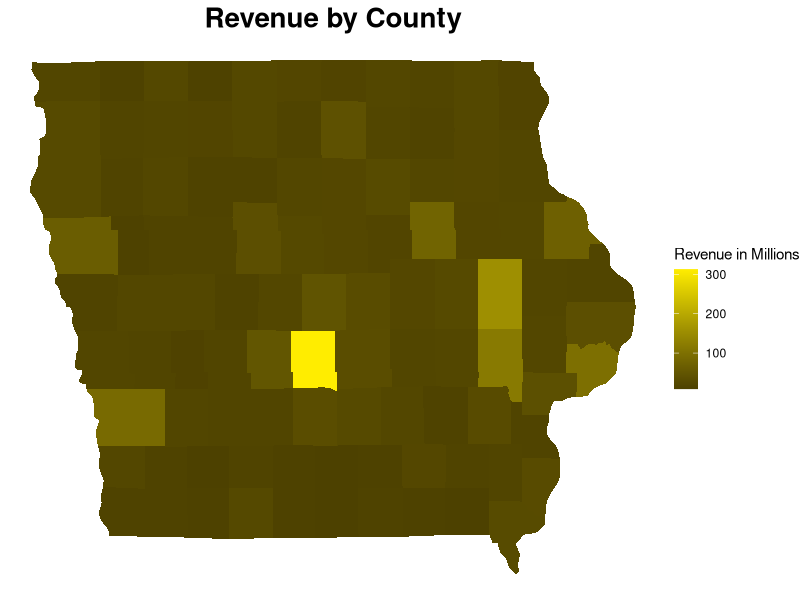
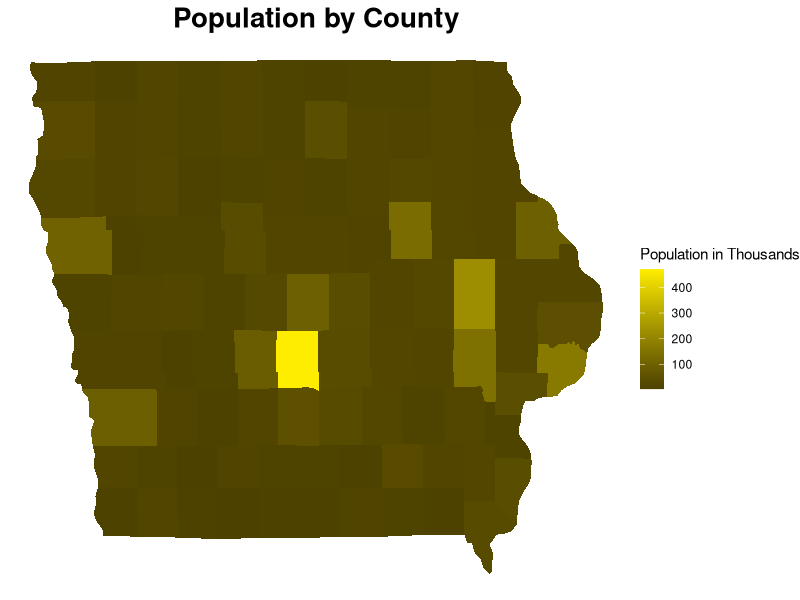
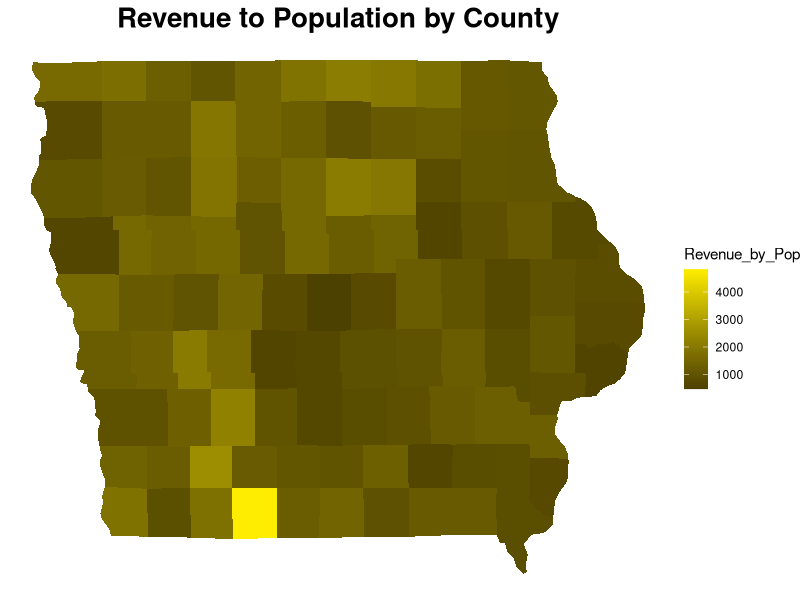
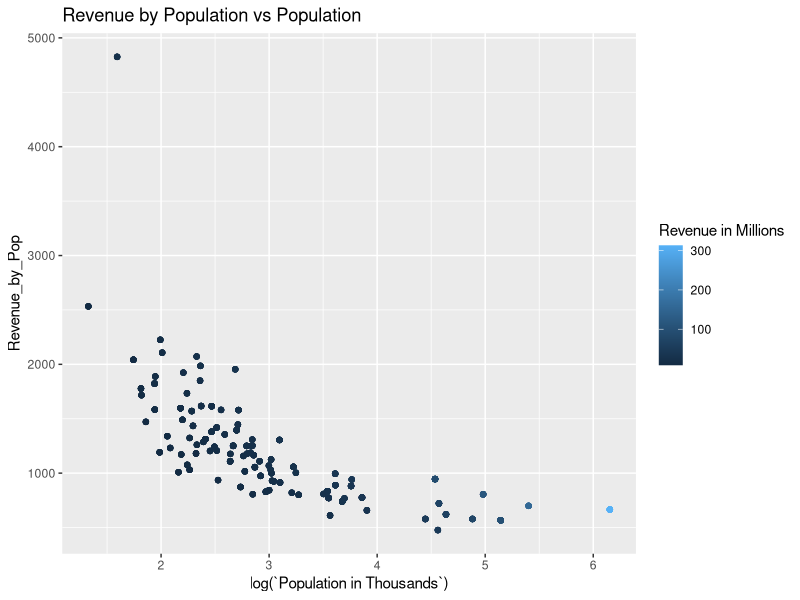
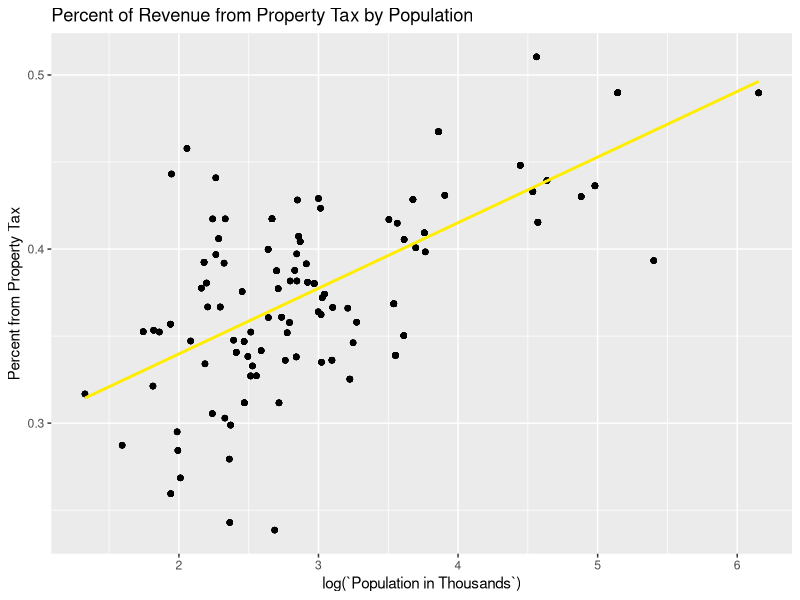
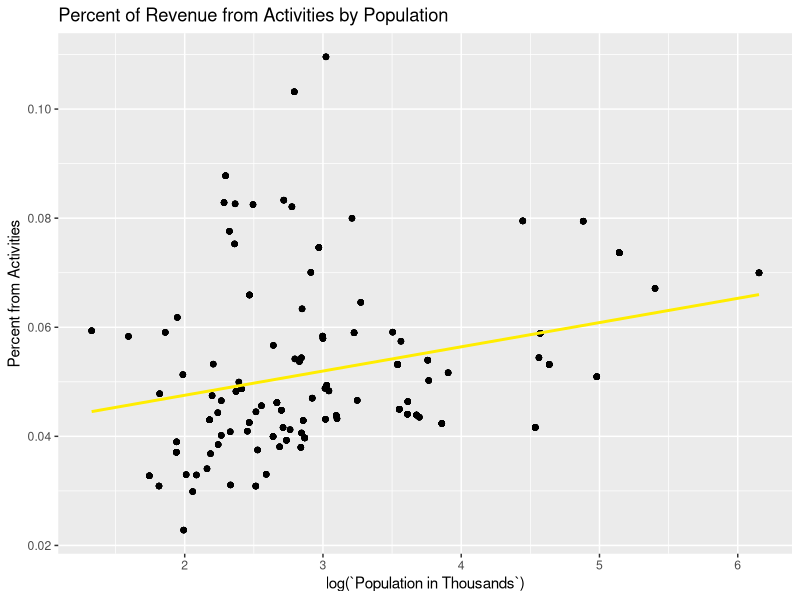
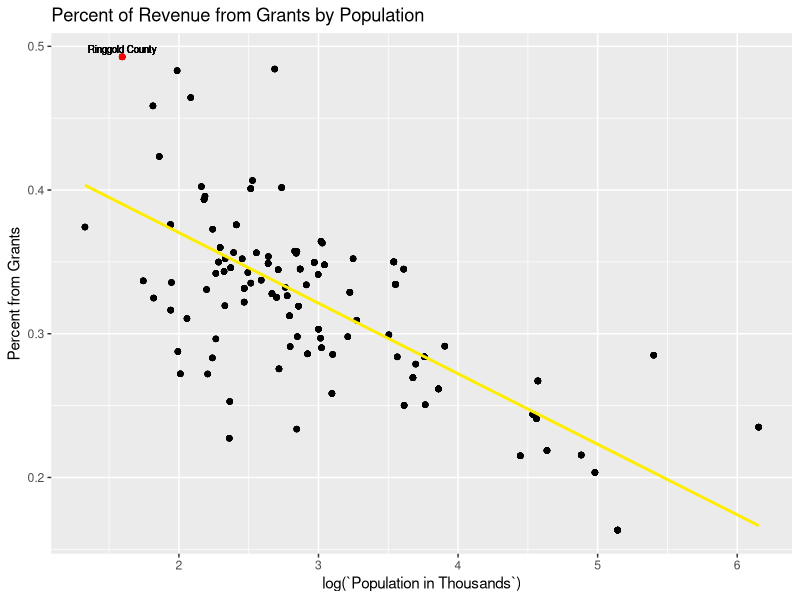
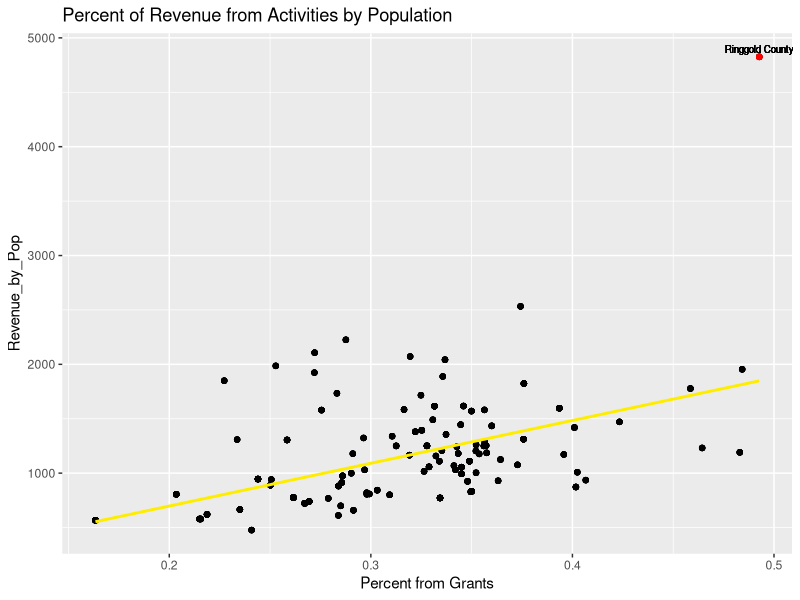

Source code (R) for these figures, in order:
## ---- chunk 1
knitr::opts_chunk$set(echo = TRUE)
## ---- chunk 2
library(tidyverse)
library(lubridate)

pop_raw <- read_csv("data/County_Population_in_Iowa_by_Year_20251123.csv")

# view(pop_raw)

income_raw <- read_csv("data/Annual_Personal_Income_for_State_of_Iowa_by_County_20251123.csv")

# view(income_raw)

rev_raw <- read_csv("data/County_Actual_Revenues_By_Type_By_Fiscal_Year_20251123.csv")

# view(rev_raw)

budget_raw <- read_csv("data/County_Budgeted_Expenditures_By_Service_Area_By_Fiscal_Year_20251123.csv")

# view(budget_raw)

spend_raw <- read_csv("data/County_Actual_Expenditures_by_Service_Area_by_Fiscal_Year_20251123.csv")

# view(spend_raw)

## ---- chunk 3

pop_raw$County <- replace(pop_raw$County, pop_raw$County == "O'Brien County", "Obrien County")

pop <- pop_raw |>
  mutate(
    County = toupper(substring(County, 1, nchar(County) - 7)),
    Year = year(mdy(Year))
  ) |>
  filter(Year >= 2010, Year <= 2022) |>
  select(County, Year, Population)

str(pop)

## ---- chunk 4

income_raw$Name <- replace(income_raw$Name, income_raw$Name == "O'Brien", "Obrien")

income_1 <- income_raw |>
  mutate(
    County = toupper(Name),
    Year = year(mdy(Date))
  ) |>
  filter(Year >= 2010, Year <= 2022) |>
  select(County, Year, Variable, Value)

income <- income_1 |>
  pivot_wider(names_from = Variable,
              values_from = Value
              ) |>
  rename('Personal_Income' = `Personal income`,
         'Personal_Income_Per_Capita' = `Per capita personal income`
         ) |>
  mutate(
    Personal_Income = parse_number(Personal_Income),
    Personal_Income_Per_Capita = parse_number(Personal_Income_Per_Capita),
    Personal_Income = Personal_Income * 1000
  )

str(income)

## ---- chunk 5

rev <- rev_raw |>
  rename(
    Year = `FISCAL YEAR`,
    County = `COUNTY NAME`,
    Total_Revenue = `TOTAL REVENUES & OTHER SOURCES`
  ) |>
  mutate(
    County = toupper(County),
    Revenue_Percent_Property_Tax = round((`NET CURRENT PROPERTY TAXES` + `DELINQUENT PROPERTY TAX REVENUE`) / Total_Revenue, 4),
    Revenue_Percent_Grant = round(INTERGOVERNMENTAL / Total_Revenue, 4),
    Revenue_Percent_Activities = round((`LICENSES & PERMITS` + `CHARGES FOR SERVICE` + `USE OF MONEY & PROPERTY`) / Total_Revenue, 4),
    Revenue_Percent_Other = round(1 - Revenue_Percent_Property_Tax - Revenue_Percent_Grant - Revenue_Percent_Activities, 4)
  ) |>
  filter(Year >= 2010, Year <= 2022) |>
  select(County, Year, Total_Revenue, Revenue_Percent_Property_Tax, Revenue_Percent_Grant, Revenue_Percent_Activities, Revenue_Percent_Other)

str(rev)

## ---- chunk 6

budget_raw$`County Name` <- replace(budget_raw$`County Name`, budget_raw$`County Name` == "O'BRIEN", "OBRIEN")

budget <- budget_raw |>
  rename(
    County_Id = County,
    County = `County Name`,
    Year = `Fiscal Year Ending`,
    Total_Budget = `Total Expenditures`
  ) |>
  mutate(
    Year = year(mdy(Year)),
    Total_Budget = parse_number(Total_Budget),
    Budgeted_Public_Safety_Percent = parse_number(`Public Safety & Legal Services`) / Total_Budget,
    Budgeted_Mental_Health_Percent = parse_number(`Mental Health MR, DD`) / Total_Budget,
    Budgeted_Roads_Transportation_Percent = parse_number(`Roads & Transportation`) / Total_Budget,
    Budgeted_Administration_Percent = parse_number(Administration) / Total_Budget,
    Budgeted_Debt_Percent = parse_number(`Debt Service`) / Total_Budget,
    Budgeted_Physical_Health_Percent = parse_number(`Physical Health & Social Services`) / Total_Budget,
    Budgeted_Environment_Education_Percent = parse_number(`County Environment & Education`) / Total_Budget,
    Budgeted_Services_to_Residents_Percent = parse_number(`Government Services to Residents`) / Total_Budget,
    Budgeted_Refunded_Programs_Percent = parse_number(`Nonprogram Current`) / Total_Budget,
    Budgeted_Projects_Percent = parse_number(`Capital Projects`) / Total_Budget,
    Budgeted_Transfers_Out_Percent = parse_number(`Operating Transfers Out`) / Total_Budget,
    Budgeted_Refunded_Debt_Percent = parse_number(`Refunded Debt/Escrow`) / Total_Budget
  ) |>
  select(County, Year, Total_Budget, Budgeted_Public_Safety_Percent, Budgeted_Mental_Health_Percent, Budgeted_Roads_Transportation_Percent, Budgeted_Administration_Percent, Budgeted_Debt_Percent, Budgeted_Physical_Health_Percent, Budgeted_Environment_Education_Percent, Budgeted_Services_to_Residents_Percent, Budgeted_Refunded_Programs_Percent, Budgeted_Projects_Percent, Budgeted_Transfers_Out_Percent, Budgeted_Refunded_Debt_Percent) |>
  filter(Year >= 2010, Year <= 2022)

str(budget)

## ---- chunk 7

spend <- spend_raw |>
  rename(
    Year = `FISCAL YEAR`,
    Total_Expenditure = `TOTAL EXPENDITURES & OTHER USES`
  ) |>
  mutate(
    Actual_Public_Safety_Percent = `PUBLIC SAFETY AND LEGAL SERVICES` / Total_Expenditure,
    Actual_Mental_Health_Percent = `MENTAL HEALTH, ID & DD` / Total_Expenditure,
    Actual_Roads_Transportation_Percent = `ROADS & TRANSPORTATION` / Total_Expenditure,
    Actual_Administration_Percent = ADMINISTRATION / Total_Expenditure,
    Actual_Debt_Percent = `DEBT SERVICE` / Total_Expenditure,
    Actual_Physical_Health_Percent = `PHYSICAL HEALTH SOCIAL SERVICES` / Total_Expenditure,
    Actual_Environment_Education_Percent = `COUNTY ENVIRONMENT AND EDUCATION` / Total_Expenditure,
    Actual_Services_to_Residents_Percent = `GOVERNMENT SERVICES TO RESIDENTS` / Total_Expenditure,
    Actual_Refunded_Programs_Percent = `NONPROGRAM CURRENT` / Total_Expenditure,
    Actual_Projects_Percent = `CAPITAL PROJECTS` / Total_Expenditure,
    Actual_Transfers_Out_Percent = `OPERATING TRANSFERS OUT` / Total_Expenditure,
    Actual_Refunded_Debt_Percent = `REFUNDED DEBT/PAYMENTS TO ESCROW` / Total_Expenditure
  ) |>
  select(County, Year, Total_Expenditure, Actual_Public_Safety_Percent, Actual_Mental_Health_Percent, Actual_Roads_Transportation_Percent, Actual_Administration_Percent, Actual_Debt_Percent, Actual_Physical_Health_Percent, Actual_Environment_Education_Percent, Actual_Services_to_Residents_Percent, Actual_Refunded_Programs_Percent, Actual_Projects_Percent, Actual_Transfers_Out_Percent, Actual_Refunded_Debt_Percent) |>
  filter(Year >= 2010, Year <= 2022)

str(spend)

## ---- chunk 8

join1 <- inner_join(pop, income, by = c('County', 'Year'))
join2 <- inner_join(join1, rev, by = c('County', 'Year'))
join3 <- inner_join(join2, budget, by = c('County', 'Year'))
data <- inner_join(join3, spend, by = c('County', 'Year'))

# data |>
#  group_by(Year) |>
#  summarize(
#    count = n_distinct(County)
#  )

# sort(unique(data$County))
## ---- chunk 9

write.csv(data, 'data/Final_Data.csv')
str(data)
head(data, 5)

## ---- chunk 10


iowa <- map_data('county', 'iowa')

iowa <- iowa |>
  mutate(
    County = toupper(subregion)
  )

funding_data <- data |>
  group_by(County) |>
  summarize(
    `Revenue in Millions` = mean(Total_Revenue / 1000000),
    `Population in Thousands` = mean(Population / 1000),
    Income = mean(Personal_Income_Per_Capita),
    `Percent from Property Tax` = mean(Revenue_Percent_Property_Tax),
    `Percent from Grants` = mean(Revenue_Percent_Grant),
    `Percent from Activities` = mean(Revenue_Percent_Activities),
    `Percent from Other` = mean(Revenue_Percent_Other)
  ) |>
  left_join(iowa, by = 'County')

ggplot(funding_data, aes(x = long, y = lat, fill = `Revenue in Millions`)) + 
  geom_polygon(aes(group = group)) +
  scale_fill_gradient(low = '#4D4100', high = '#FFED00') +
  theme_void() +
  labs(title = "Revenue by County") +
  theme(
    plot.title = element_text(
      size = 20, 
      face = "bold",
      hjust = 0.5)
    )

## ---- chunk 11

ggplot(funding_data, aes(x = long, y = lat, fill = `Population in Thousands`)) + 
  geom_polygon(aes(group = group)) +
  scale_fill_gradient(low = '#4D4100', high = '#FFED00') +
  theme_void() +
  labs(title = "Population by County") +
  theme(
    plot.title = element_text(
      size = 20, 
      face = "bold",
      hjust = 0.5)
    )

## ---- chunk 12

funding_data <- funding_data |>
  mutate(Revenue_by_Pop = (`Revenue in Millions` * 1000000) / (`Population in Thousands` * 1000))

ggplot(funding_data, aes(x = long, y = lat, fill = Revenue_by_Pop)) + 
  geom_polygon(aes(group = group)) +
  scale_fill_gradient(low = '#4D4100', high = '#FFED00') +
  theme_void() +
  labs(title = "Revenue to Population by County") +
  theme(
    plot.title = element_text(
      size = 20, 
      face = "bold",
      hjust = 0.5)
    )

## ---- chunk 13

ggplot(funding_data, aes(x = log(`Population in Thousands`), 
                         y = Revenue_by_Pop, color = `Revenue in Millions`)) +
  geom_point() +
  labs(title = "Revenue by Population vs Population")

## ---- chunk 14

ggplot(funding_data, aes(x = log(`Population in Thousands`), 
                         y = `Percent from Property Tax`)) +
  geom_point() +
  geom_smooth(method = "lm", se = FALSE, col = "#FFED00") +
    labs(title = "Percent of Revenue from Property Tax by Population")

## ---- chunk 15

ggplot(funding_data, aes(x = log(`Population in Thousands`), y = `Percent from Activities`)) +
  geom_point() +
  geom_smooth(method = "lm", se = FALSE, col = "#FFED00") +
    labs(title = "Percent of Revenue from Activities by Population")

## ---- chunk 16

Ringgold <- funding_data |> dplyr::filter(County == "RINGGOLD")

#Ringgold

#funding_data

ggplot(funding_data, aes(x = log(`Population in Thousands`), y = `Percent from Grants`)) +
  geom_point() +
  geom_smooth(method = "lm", se = FALSE, col = "#FFED00") +
  geom_point(data = Ringgold, color = "red") +
  geom_text(data = Ringgold, aes(label = "Ringgold County"), size = 2.5, vjust = -0.5) +
  labs(title = "Percent of Revenue from Grants by Population")

## ---- chunk 17

ggplot(funding_data, aes(x = `Percent from Grants`, y = Revenue_by_Pop)) +
  geom_point() +
  geom_smooth(method = "lm", se = FALSE, col = "#FFED00") +
  geom_point(data = Ringgold, color = "red") +
  geom_text(data = Ringgold, aes(label = "Ringgold County"), size = 2.5, vjust = -0.5) +
  labs(title = "Percent of Revenue from Activities by Population")

## ---- chunk 18

spending_data <- data |>
  group_by(County) |>
  summarize(
    `Expenditure in Millions` = mean(Total_Expenditure / 1000000),
    `Revenue in Millions` = mean(Total_Revenue / 1000000),
    `Population in Thousands` = mean(Population / 1000),
    Income = mean(Personal_Income_Per_Capita),
    Actual_Public_Safety_Percent = mean(Actual_Public_Safety_Percent),
    Actual_Mental_Health_Percent = mean(Actual_Mental_Health_Percent),
    Actual_Roads_Transportation_Percent = mean(Actual_Roads_Transportation_Percent),
    Actual_Administration_Percent = mean(Actual_Administration_Percent),
    Actual_Debt_Percent = mean(Actual_Debt_Percent),
    Actual_Physical_Health_Percent = mean(Actual_Physical_Health_Percent),
    Actual_Environment_Education_Percent = mean(Actual_Environment_Education_Percent),
    Actual_Services_to_Residents_Percent = mean(Actual_Services_to_Residents_Percent),
    Actual_Refunded_Programs_Percent = mean(Actual_Refunded_Programs_Percent),
    Actual_Projects_Percent = mean(Actual_Projects_Percent),
    Actual_Transfers_Out_Percent = mean(Actual_Transfers_Out_Percent),
    Actual_Refunded_Debt_Percent = mean(Actual_Refunded_Debt_Percent)
  ) |>
  left_join(iowa, by = 'County')

ggplot(spending_data, aes(x = long, y = lat, fill = `Expenditure in Millions`)) + 
  geom_polygon(aes(group = group)) +
  scale_fill_gradient(low = '#4D4100', high = '#FFED00') +
  theme_void() +
  labs(title = "Expenditure by County") +
  theme(
    plot.title = element_text(
      size = 20, 
      face = "bold",
      hjust = 0.5)
    )

## ---- chunk 19

spending_data <- spending_data |>
  mutate(Expenditure_by_Pop = (`Expenditure in Millions` * 1000000) / (`Population in Thousands` * 1000))

ggplot(spending_data, aes(x = long, y = lat, fill = Expenditure_by_Pop)) + 
  geom_polygon(aes(group = group)) +
  scale_fill_gradient(low = '#4D4100', high = '#FFED00') +
  theme_void() +
  labs(title = "Expenditure to Population by County") +
  theme(
    plot.title = element_text(
      size = 20, 
      face = "bold",
      hjust = 0.5)
    )

## ---- chunk 20

ggplot(spending_data, aes(x = log(`Population in Thousands`), 
                         y = Expenditure_by_Pop)) +
  geom_point() +
  labs(title = "Expenditure by Population vs Population")

## ---- chunk 21

spending_data2 <- data |>
  group_by(County) |>
  summarize(
    `Expenditure in Millions` = mean(Total_Expenditure / 1000000),
    `Revenue in Millions` = mean(Total_Revenue / 1000000),
    `Population in Thousands` = mean(Population / 1000),
    Income = mean(Personal_Income_Per_Capita),
    Actual_Public_Safety_Percent = mean(Actual_Public_Safety_Percent),
    Actual_Mental_Health_Percent = mean(Actual_Mental_Health_Percent),
    Actual_Roads_Transportation_Percent = mean(Actual_Roads_Transportation_Percent),
    Actual_Administration_Percent = mean(Actual_Administration_Percent),
    Actual_Debt_Percent = mean(Actual_Debt_Percent),
    Actual_Physical_Health_Percent = mean(Actual_Physical_Health_Percent),
    Actual_Environment_Education_Percent = mean(Actual_Environment_Education_Percent),
    Actual_Services_to_Residents_Percent = mean(Actual_Services_to_Residents_Percent),
    Actual_Refunded_Programs_Percent = mean(Actual_Refunded_Programs_Percent),
    Actual_Projects_Percent = mean(Actual_Projects_Percent),
    Actual_Transfers_Out_Percent = mean(Actual_Transfers_Out_Percent),
    Actual_Refunded_Debt_Percent = mean(Actual_Refunded_Debt_Percent)
  ) |>
  pivot_longer(cols = Actual_Public_Safety_Percent:Actual_Refunded_Debt_Percent,
               names_to = 'Spending_Type',
               values_to = 'Percent')

top_10 <- spending_data2 |>
  group_by(County) |>
  summarize(`Population in Thousands` = mean(`Population in Thousands`)) |>
  arrange(desc(`Population in Thousands`)) |>
  head(10) |>
  pull(County)

lower_10 <- spending_data2 |>
  group_by(County) |>
  summarize(`Population in Thousands` = mean(`Population in Thousands`)) |>
  arrange(`Population in Thousands`) |>
  head(10) |>
  pull(County)

ten_to_ten <- c(top_10, lower_10)

ggplot(spending_data2 |> dplyr::filter(County %in% ten_to_ten),
       aes(x = reorder(County, `Population in Thousands`), y = Percent, 
           fill = reorder(Spending_Type, Percent, mean))) +
  geom_bar(stat = "identity", position = "stack") +
  coord_flip() +
  labs(title = "10 Most and Least Populous Counties Spending Type Distribution",
       fill = "Spending Type") +
  xlab('County') +
  ylab('Percentage')

## ---- chunk 22

ggplot(spending_data, aes(x = log(`Population in Thousands`), 
                         y = Actual_Roads_Transportation_Percent)) +
  geom_point() +
  geom_smooth(method = "lm", se = FALSE, col = "#FFED00") +
  labs(title = "Percent of Expenditure on Roads by Population")

## ---- chunk 23

ggplot(spending_data, aes(x = log(`Population in Thousands`), 
                         y = Actual_Public_Safety_Percent)) +
  geom_point() +
  geom_smooth(method = "lm", se = FALSE, col = "#FFED00") +
  labs(title = "Percent of Expenditure on Public Safety by Population")

## ---- chunk 24

ggplot(spending_data, aes(x = log(`Population in Thousands`), 
                         y = Actual_Mental_Health_Percent)) +
  geom_point() +
  geom_smooth(method = "lm", se = FALSE, col = "#FFED00") +
  labs(title = "Percent of Expenditure on Mental Health by Population")


# spending_data |>
#   arrange(desc(Actual_Mental_Health_Percent)) |>
#   head(1)

## ---- chunk 25

top_10 <- spending_data2 |>
  group_by(County) |>
  summarize(Income_Per_Capita = mean(Income / (`Population in Thousands` * 1000))) |>
  arrange(desc(Income_Per_Capita)) |>
  head(10) |>
  pull(County)

lower_10 <- spending_data2 |>
  group_by(County) |>
  summarize(Income_Per_Capita = mean(Income / (`Population in Thousands` * 1000))) |>
  arrange(Income_Per_Capita) |>
  head(10) |>
  pull(County)

ten_to_ten <- c(top_10, lower_10)

spending_data2 <- spending_data2 |>
  mutate(Income_Per_Capita = Income / (`Population in Thousands` *  1000))

ggplot(spending_data2 |> dplyr::filter(County %in% ten_to_ten),
       aes(x = reorder(County, Income), y = Percent, 
           fill = reorder(Spending_Type, Percent, mean))) +
  geom_bar(stat = "identity", position = "stack") +
  coord_flip() +
  labs(title = "10 Most and Least Wealthy Counties Spending Type Distribution",
       fill = "Spending Type") +
  xlab('County') +
  ylab('Percentage')

## ---- chunk 26

difference_data <- data |>
  mutate(
    Public_Safety_Difference = Actual_Public_Safety_Percent - Budgeted_Public_Safety_Percent,
    Mental_Health_Difference = Actual_Mental_Health_Percent - Budgeted_Mental_Health_Percent,
    Roads_Transportation_Difference = Actual_Roads_Transportation_Percent - Budgeted_Roads_Transportation_Percent,
    Administration_Difference = Actual_Administration_Percent - Budgeted_Administration_Percent,
    Debt_Difference = Actual_Debt_Percent - Budgeted_Debt_Percent,
    Physical_Health_Difference = Actual_Physical_Health_Percent - Budgeted_Physical_Health_Percent,
    Environment_Education_Difference = Actual_Environment_Education_Percent - Budgeted_Environment_Education_Percent,
    Services_to_Residents_Difference = Actual_Services_to_Residents_Percent - Budgeted_Services_to_Residents_Percent,
    Refunded_Programs_Difference = Actual_Refunded_Programs_Percent - Budgeted_Refunded_Programs_Percent,
    Projects_Difference = Actual_Projects_Percent - Budgeted_Projects_Percent,
    Transfers_Out_Difference = Actual_Transfers_Out_Percent - Budgeted_Transfers_Out_Percent,
    Refunded_Debt_Difference = Actual_Refunded_Debt_Percent - Budgeted_Refunded_Debt_Percent
  )

difference_data2 <- difference_data |>
  pivot_longer(cols = Public_Safety_Difference:Refunded_Debt_Difference,
               names_to = 'Spending_Type',
               values_to = 'Percent_Difference'
              ) |>
  group_by(Spending_Type) |>
  summarize(
    Percent_Difference = mean(Percent_Difference)
  )

ggplot(difference_data2, aes(x = reorder(Spending_Type, Percent_Difference), y = Percent_Difference)) +
  geom_bar(stat = "identity") +
  coord_flip() +
  labs(title = "Percent Difference for Each Spending Type") +
  xlab('Percent Difference') +
  ylab('Spending Type')

## ---- chunk 27

complete_difference <- data |>
  mutate(
    Spending_to_Budget_Difference = (Total_Expenditure - Total_Budget) / Total_Budget,
    Spending_to_Revenue_Difference = (Total_Expenditure - Total_Revenue) / Total_Revenue
  )

county_difference_data <- complete_difference |>
  group_by(County) |>
  summarize(
    Spending_to_Budget_Difference = mean(Spending_to_Budget_Difference),
    Spending_to_Revenue_Difference = mean(Spending_to_Revenue_Difference)
  ) |>
  left_join(iowa, by = 'County')

ggplot(county_difference_data, aes(x = long, y = lat, fill = Spending_to_Budget_Difference)) + 
  geom_polygon(aes(group = group)) +
  scale_fill_gradient2(low = '#22ff00', high = '#ff0000', mid = '#FFED00', midpoint = 0) +
  theme_void() +
  labs(title = "Expenditure to Budget Percent Difference by County") +
  theme(
    plot.title = element_text(
      size = 20, 
      face = "bold",
      hjust = 0.5)
    )

## ---- chunk 28

county_difference_data2 <- complete_difference |>
  group_by(County) |>
  summarize(
    Spending_to_Budget_Difference = mean(abs(Spending_to_Budget_Difference)),
    Spending_to_Revenue_Difference = mean(abs(Spending_to_Revenue_Difference))
  ) |>
  left_join(iowa, by = 'County')

ggplot(county_difference_data2, aes(x = long, y = lat, fill = Spending_to_Budget_Difference)) + 
  geom_polygon(aes(group = group)) +
  scale_fill_gradient(low = '#4D4100', high = '#FFED00') +
  theme_void() +
  labs(title = "Absolute Expenditure to Budget Percent Difference by County") +
  theme(
    plot.title = element_text(
      size = 20, 
      face = "bold",
      hjust = 0.5)
    )

## ---- chunk 29

ggplot(county_difference_data, aes(x = long, y = lat,
                                   fill = Spending_to_Revenue_Difference)) + 
  geom_polygon(aes(group = group)) +
  scale_fill_gradient2(low = '#22ff00', high = '#ff0000', mid = '#FFED00', midpoint = 0) +
  theme_void() +
  labs(title = "Expenditure to Revenue Percent Difference by County") +
  theme(
    plot.title = element_text(
      size = 20, 
      face = "bold",
      hjust = 0.5)
    )

## ---- chunk 30

county_difference_data |>
  group_by(County) |>
  summarize(Spending_to_Revenue_Difference = mean(Spending_to_Revenue_Difference)) |>
  arrange(Spending_to_Revenue_Difference) |>
  head(5)

## ---- chunk 31

top_5 <- complete_difference |>
  filter(County %in% c("RINGGOLD", "DELAWARE", "CALHOUN", "MUSCATINE", "DECATUR"))

complete_difference |>
  ggplot(aes(x = factor(Year), y = Spending_to_Revenue_Difference, group = County)) +
  geom_line() +
  geom_line(data = top_5,
            mapping = aes(x = factor(Year),
                          y = Spending_to_Revenue_Difference, group = County),
            color = 'yellow') +
  labs(title = "Fiscal Responsibility by Year") +
  xlab("Year") +
  ylab("Spending to Revenue Difference Percent")

## ---- chunk 32

complete_difference <- complete_difference |>
  left_join(iowa, by = 'County')

ggplot(complete_difference, aes(x = long, y = lat,
                                   fill = Spending_to_Revenue_Difference)) + 
  geom_polygon(aes(group = group)) +
  scale_fill_gradient2(low = '#22ff00', high = '#ff0000', mid = '#FFED00', midpoint = 0) +
  theme_void() +
  labs(title = "Expenditure to Revenue Percent Difference Each Year") +
  theme(
    plot.title = element_text(
      size = 20, 
      face = "bold",
      hjust = 0.5)
    ) +
  facet_wrap(~Year)

